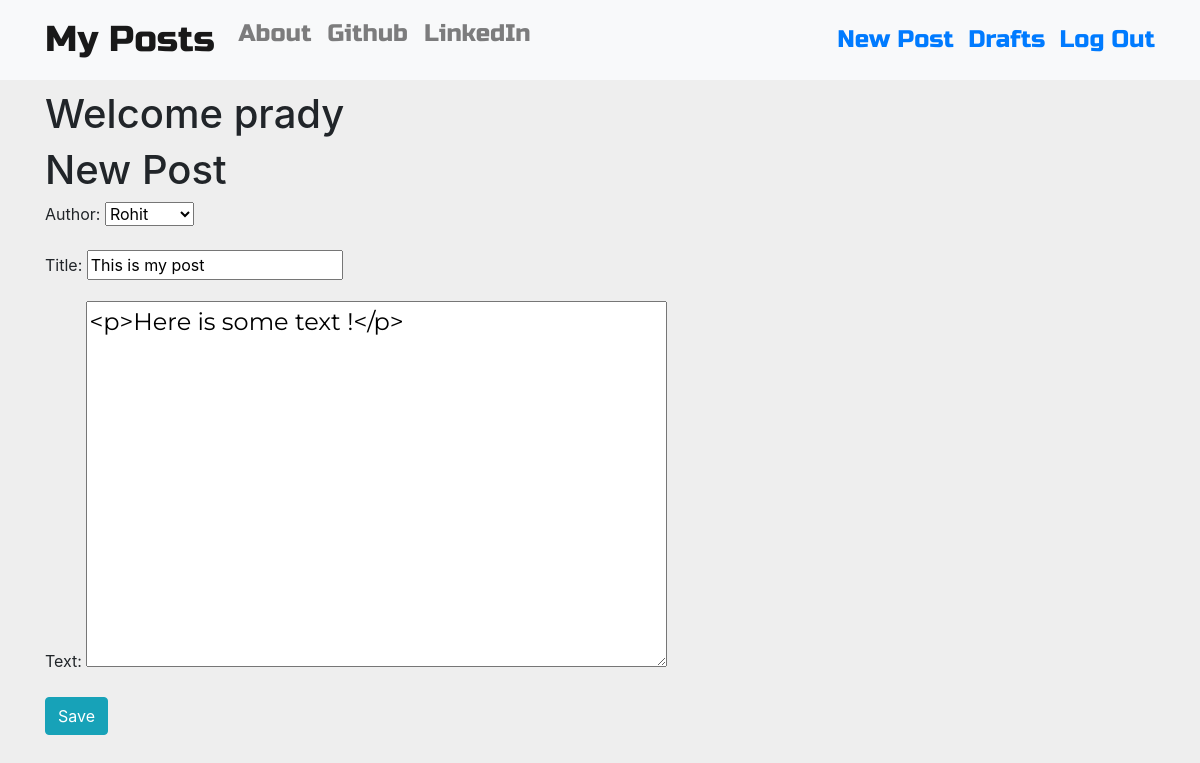
Screenshot of /post/8/edit/ (signed in) with the database file from the repository.
### blog/models.py (models this page shows, shortened)
class Post(models.Model):
    author=models.ForeignKey('auth.User',on_delete=models.CASCADE)
    title=models.CharField(max_length=200)
    text=models.TextField()
    create_date=models.DateTimeField(default=timezone.now)
    published_date=models.DateTimeField(blank=True,null=True)

### blog/views.py (the view)
# urls.py: re_path('post/(?P<pk>\d+)/edit/$',views.UpdatePostView.as_view(),name='post_edit'),
class UpdatePostView(LoginRequiredMixin,UpdateView):
    login_url='/login/'
    redirect_field_name='blog/post_detail.html'
    form_class=PostForm
    model=models.Post

### blog/forms.py
class PostForm(forms.ModelForm):
    class Meta():
        model=Post
        fields=('author','title','text')
        widgets={
            'title':forms.TextInput(attrs={'class':'textinputclass'}),
            'text' : forms.Textarea(attrs={'class':'editable medium-editor-textarea postcontent'}),
        }

### blog/templates/blog/post_form.html (shortened to what this page needs)
{% extends 'blog/base.html' %}
{% block content %}
  <h1>New Post</h1>
  <form class="post-form" method="POST">
    {{form.as_p}}
    <button type="submit" class=" btn btn-info" >Save</button>
  </form>
{% endblock %}

### blog/templates/blog/base.html (shortened to what this page needs)
<!DOCTYPE html>
{% load static %}
<html lang="en" dir="ltr">
  <head>
    <link rel="stylesheet" href="https://stackpath.bootstrapcdn.com/bootstrap/4.3.1/css/bootstrap.min.css">
    <link rel="stylesheet" href="//cdn.jsdelivr.net/medium-editor/latest/css/medium-editor.min.css" type="text/css" media="screen" charset="utf-8">
    <link rel="stylesheet" href="{% static 'css/blog.css' %}">
  </head>
  <body class="loader">
    <nav class="navbar navbar-expand-lg techfont custom-navbar navbar-light bg-light" style="background-color: #e3f2fd;">
      <div class="container">
        <ul class="nav navbar-nav">
          <li><a class="navbar-brand bigbrand" href="{% url 'post_list' %}">My Posts</a></li>
          <li><a class="nav-link" href="{% url 'about' %}">About</a></li>
          <li><a class="nav-link" href="https://www.github.com/Pradyumn542">Github</a></li>
          <li><a class="nav-link" href="https://www.linkedin.com/in/pradyumn-pandey-3523471ab">LinkedIn</a></li>
    </ul>
    <ul class="nav navbar-nav navbar-right" "l1">
      {% if user.is_authenticated %}
      <li>
        <a href="{% url 'post_new' %}"> New Post  &nbsp;</a>
      </li>
      <li>
        <a href="{% url 'post_draft_list' %}"> Drafts &nbsp; </a>
      </li>
      <li>
        <a href="{% url 'logout' %}">Log Out </a>
      </li>
      {% else %}
      <li><a class=" btn btn-primary " href="{% url 'login' %}"><span class="glyphicon glyphicon-user"  ></span>Login </a></li>
      {% endif %}
    </ul>
      </div>
    </nav>
    <div class="content container">
      <div class="row">
        <div class="col-md-8">
          <div class="blog_posts">
            {% if user.is_authenticated %}
            <h1>Welcome {{user.username}}</h1>
            {% endif %}
            {% block content %}
            {% endblock %}
          </div>
        </div>
      </div>
    </div>
  </body>
</html>

### blog/static/css/blog.css (style rules this page uses)
body { background: #EEEEEE; }
.techfont { font-family: 'Russo One', sans-serif; font-size: 1.5em; margin-bottom: 10px; }
.postcontent { font-family: 'Montserrat'; font-size: 1.5em; }
.bigbrand { font-size: 1.5em; }
.loader { filter:hue-rotate(0deg); color: linear-gradient(45deg,#0f8,#08f); animation:hue 5000ms infinite linear; }

### rows the page displays
Post: author "Rohit", title "This is my post", text "<p>Here is some text !</p>"

### other values shown
{{ user.username }} "prady"
